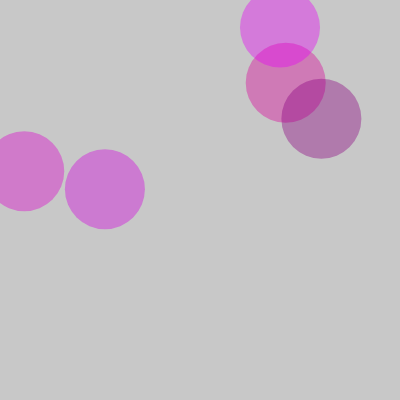
Frame 1 (no input)
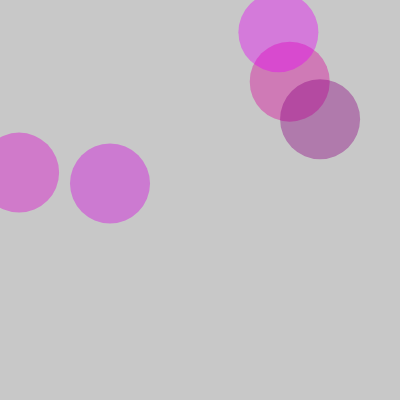
Frame 60 (no input)
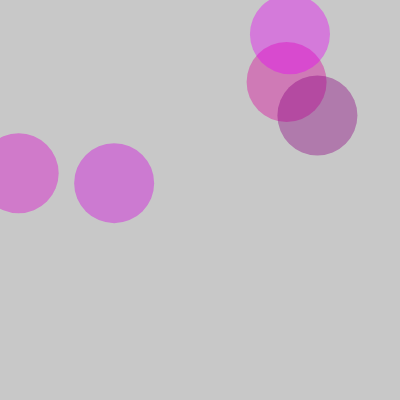
Frame 120 (the mouse pressed at the canvas centre since frame 60)

The p5.js sketch that drew these frames (run headless with seeded random() and noise() and a simulated clock; from frame 60 on, the mouse is pressed at the canvas centre):

// p5.js sketch
// ── sketch.js
//https://editor.p5js.org/techiespace/sketches/P9lCj34UW
//https://www.youtube.com/watch?v=jxGS3fKPKJA
var cells = [];

function setup() {
  createCanvas(400, 400);
  for (var i = 0; i < 5; i++) {
    cells.push(new Cell());
  }
}

function draw() {
  background(200);
  for (var i = 0; i < cells.length; i++) {
    cells[i].show();
    cells[i].move();
  }
}

function mousePressed() {
  for (var i = cells.length - 1; i >= 0; i--) {
    if (cells[i].clicked(mouseX, mouseY)) {
      cells.push(cells[i].mitosis());
      cells.push(cells[i].mitosis());
      cells.splice(i, 1);
    }
  }
}
// ── cell.js
function Cell(pos, r, c) {

    if (pos) {
      this.pos = pos.copy();
    } else {
      this.pos = createVector(random(width), random(height));
    }
    this.r = r || 80;
    this.c = c || color(random(100, 255), 0, random(100, 255), 100);
    this.clicked = function(x, y) {
      var d = dist(this.pos.x, this.pos.y, x, y);
      if (d < this.r)
        return true;
      else
        return false;
    }
    this.move = function() {
      var vel = p5.Vector.random2D();
      this.pos.add(vel);
    }
    this.show = function() {
      noStroke();
      fill(this.c, 100);
      ellipse(this.pos.x, this.pos.y, this.r, this.r)
    }
    this.mitosis = function() {
      this.pos.x += random(-10, 10);
      var cell = new Cell(this.pos, this.r * 0.8, this.c);
      return cell;
    }
  }
